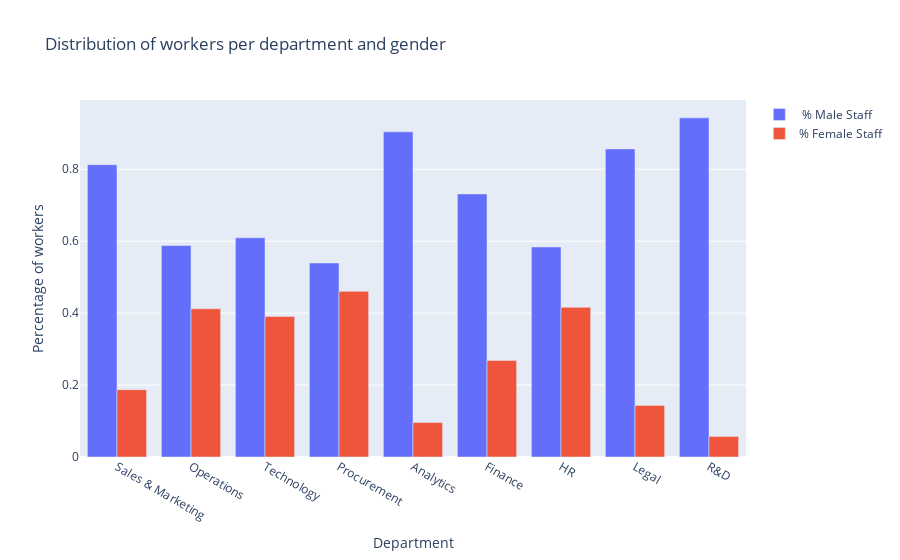

Notebook cell for this chart:
### Code cell
trace0 = go.Bar(x=df_department['department'] , y=df_department['male_staff']/df_department['total_people'], name= "Male Staff")
trace1 = go.Bar(x=df_department['department'] , y=df_department['female_staff']/df_department['total_people'], name= "Female Staff")

data = [trace0, trace1]
layout = go.Layout(title = "Distribution of workers per department and gender", xaxis_title = "Department", yaxis_title = "Percentage of workers")
fig = go.Figure(data = data, layout = layout)
fig.show()

### Figure 1 — Plotly figure (JSON) as saved in the notebook; plotly's stock layout.template omitted (floating-point values rounded to 4 significant figures)
{"data": [{"name": " % Male Staff", "type": "bar", "x": ["Sales & Marketing", "Operations", "Technology", "Procurement", "Analytics", "Finance", "HR", "Legal", "R&D"], "y": [0.8127, 0.5879, 0.6094, 0.5395, 0.9041, 0.7315, 0.584, 0.8566, 0.9429]}, {"name": "% Female Staff", "type": "bar", "x": ["Sales & Marketing", "Operations", "Technology", "Procurement", "Analytics", "Finance", "HR", "Legal", "R&D"], "y": [0.1873, 0.4121, 0.3906, 0.4605, 0.09585, 0.2685, 0.416, 0.1434, 0.05706]}], "layout": {"title": {"text": "Distribution of workers per department and gender"}, "xaxis": {"title": {"text": "Department"}}, "yaxis": {"title": {"text": "Percentage of workers"}}}}
